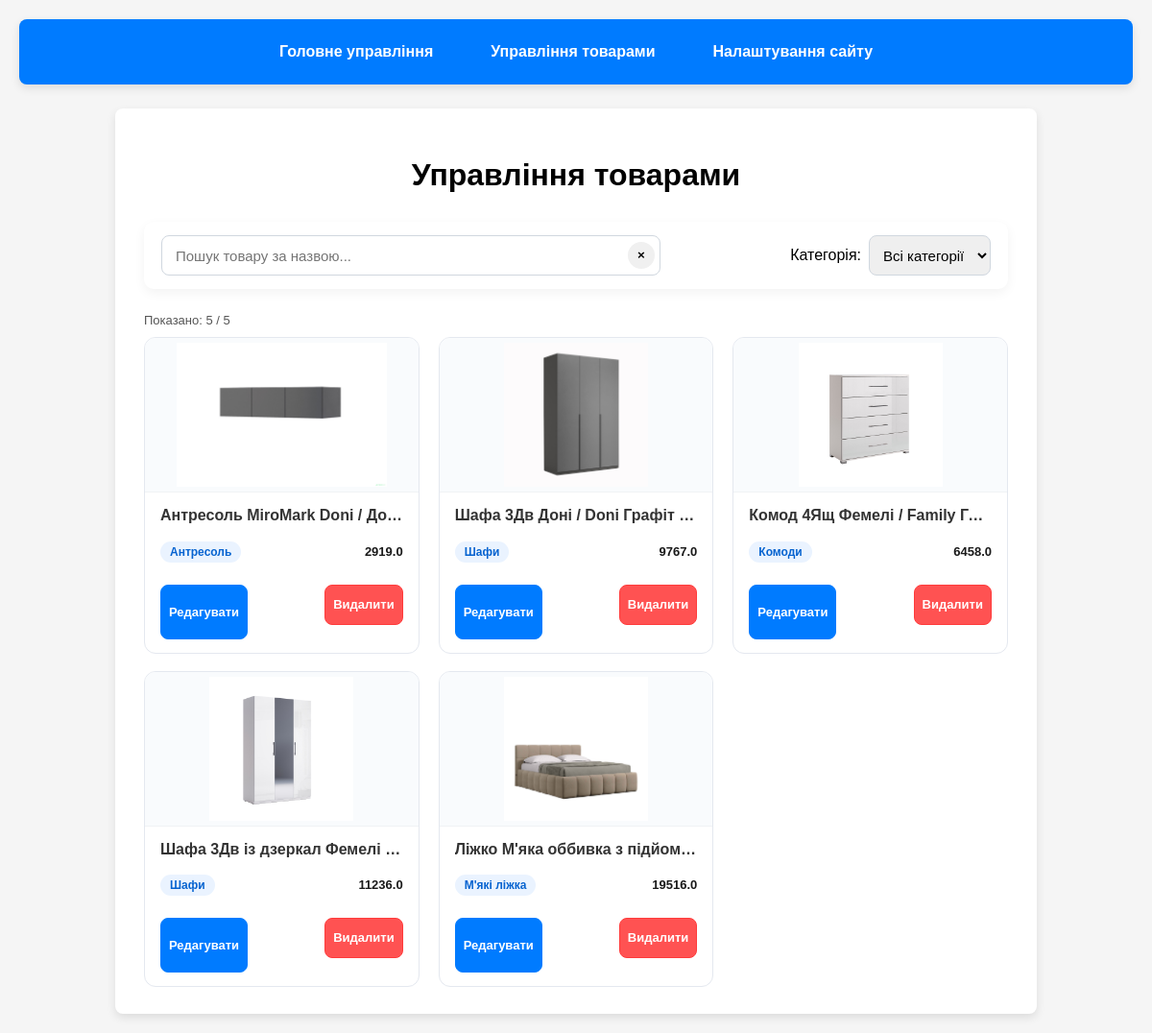
The app's page /admin_products (signed in) with its own data.
### models/models.py (models this page shows, shortened)
class Product(Base):
    __tablename__ = "products"
    id = Column(Integer, primary_key=True)
    name = Column(String(255), nullable=False)
    description = Column(Text, default="")
    price = Column(Float, default=0.0, nullable=False)
    discount_percent = Column(Float, default=0.0, nullable=False)
    preview = Column(String(512), nullable=True)
    category_id = Column(Integer, ForeignKey("categories.id"), nullable=True)
    attributes = Column(Text, default="")
    created_at = Column(DateTime, default=datetime.utcnow)
    updated_at = Column(DateTime, default=datetime.utcnow, onupdate=datetime.utcnow)
    category = relationship("Category", back_populates="products")
    images = relationship(
        "ProductImage", back_populates="product", cascade="all, delete-orphan"
    )
    addon_categories = relationship(
        "AddOnCategory", back_populates="product", cascade="all, delete-orphan"
    )

class Category(Base):
    __tablename__ = "categories"
    id = Column(Integer, primary_key=True)
    name = Column(String(150), unique=True, nullable=False)
    image_path = Column(String(512), nullable=True)
    tier = Column(Integer)
    products = relationship(
        "Product", back_populates="category", cascade="all, delete-orphan"
    )

### routers/admin_routes/admin_pan.py (the view)
@admin_bp.route("/admin_products")
def admin_products():
    if not session.get("admin_logged_in"):
        return redirect(url_for("admin.admin_login"))
    categories = get_all_categories()
    db = SessionLocal()
    try:
        products = (
            db.query(Product)
            .options(joinedload(Product.category))
            .order_by(Product.id.desc())
            .all()
        )
        for p in products:
            if p.id is None:
                print(f"WARNING: Product without ID: {p.name}")
        return render_template(
            "admin-products.html",
            products=products,
            categories=categories,
        )
    finally:
        db.close()

### database/db.py (called while the page is built)
def get_all_categories():
    db = SessionLocal()
    try:
        categories = db.query(Category).order_by(Category.name).all()
        return categories
    finally:
        db.close()

### main.py (called while the page is built)
@app.context_processor
def inject_urls():
    return {
        "urls": {
            "delete_category": url_for("categories.delete_category"),
            "add_category": url_for("categories.add_category"),
        }
    }

### templates/admin-products.html (shortened to what this page needs)
<!doctype html>
<html lang="ru">
<head>
  <link rel="stylesheet" href="{{ url_for('static', filename='css/admin-panel-styles.css') }}">
  <link rel="stylesheet" href="{{ url_for('static', filename='css/admin-products.css') }}">
</head>
<body>
  <nav class="admin-nav">
  <a href="{{ url_for('admin.admin_panel') }}" class="nav-btn">Головне управління</a>
  <a href="{{ url_for('admin.admin_products') }}" class="nav-btn">Управління товарами</a>
  <a href="{{ url_for('admin.admin_settings') }}" class="nav-btn">Налаштування сайту</a>
  </nav>
  <div class="admin-container">
    <h1>Управління товарами</h1>
    <div class="controls-row">
      <div class="search-wrap">
        <input id="product-search" type="search" placeholder="Пошук товару за назвою..." />
        <button id="clear-search" title="Скинути пошук">×</button>
      </div>
      <div class="filter-wrap">
        <label for="category-filter">Категорія:</label>
        <select id="category-filter">
          <option value="">Всі категорії</option>
        </select>
      </div>
    </div>
    <div id="products-info" class="products-info">
      Показано: <span id="shown-count">0</span> / <span id="total-count">0</span>
    </div>
    <div id="products-grid" class="products-grid">
      {% for p in products %}
      <div class="product-card" data-id="{{ p.id }}" data-name="{{ p.name|lower }}" data-category-id="{{ p.category.id if p.category else '' }}">
        <div class="card-media">
          {% if p.preview %}
            {% set preview_path = p.preview %}
            {% if preview_path[0:7] == 'static/' %}
              <img src="{{ url_for('static', filename=preview_path[7:]) }}" alt="{{ p.name }}">
            {% else %}
              <img src="{{ preview_path }}" alt="{{ p.name }}">
            {% endif %}
          {% elif p.image_url %}
            <img src="{{ p.image_url }}" alt="{{ p.name }}">
          {% else %}
            <div class="no-image">Немає зображення</div>
          {% endif %}
        </div>
        <div class="card-body">
          <h3 class="product-name">{{ p.name }}</h3>
          <div class="product-meta">
            <span class="product-category">{{ p.category.name if p.category else 'Без категорії' }}</span>
            <span class="product-price">{{ p.price }}</span>
          </div>
          <div class="card-actions">
            {% if p.id %}
            <a class="btn small" href="{{ url_for('products.update_product', product_id=p.id) }}">Редагувати</a>
            {% else %}
            <span class="disabled">ID відсутній</span>
            {% endif %}
            <form method="post" action="{{ url_for('products.delete_product', product_id=p.id) }}" onsubmit="return confirm('Видалити товар?');" style="display:inline;">
              <button class="btn small danger" type="submit">Видалити</button>
            </form>
          </div>
        </div>
      </div>
      {% endfor %}
    </div>
  </div>
</body>
</html>

### static/css/admin-panel-styles.css (style rules this page uses)
body { font-family: Arial, sans-serif; background-color: #f5f5f5; margin: 0; padding: 20px; }
.admin-container { max-width: 900px; margin: 0 auto; background: white; padding: 30px; border-radius: 8px; box-shadow: 0 4px 10px rgba(0,0,0,0.1); }
h1 { text-align: center; margin-bottom: 30px; }
form { display: flex; flex-direction: column; gap: 10px; margin-bottom: 15px; }
form button { padding: 10px; background-color: #007bff; color: white; border: none; border-radius: 4px; cursor: pointer; }
.admin-nav { display: flex; justify-content: center; gap: 20px; background-color: #007bff; padding: 15px 0; border-radius: 8px; margin-bottom: 25px; box-shadow: 0 4px 10px rgba(0,0,0,0.1); }
.admin-nav .nav-btn { color: white; text-decoration: none; font-weight: bold; padding: 10px 20px; border-radius: 5px; transition: background-color 0.3s, transform 0.2s; }

### records on screen
Product: preview (picture), name "Антресоль MiroMark Doni / До…", category "Антресоль", price "2919.0"
Product: preview (picture), name "Шафа 3Дв Доні / Doni Графіт…", category "Шафи", price "9767.0"
Product: preview (picture), name "Комод 4Ящ Фемелі / Family Г…", category "Комоди", price "6458.0"
Product: preview (picture), name "Шафа 3Дв із дзеркал Фемелі…", category "Шафи", price "11236.0"
Product: preview (picture), name "Ліжко М'яка оббивка з підйом…", category "М'які ліжка", price "19516.0"
